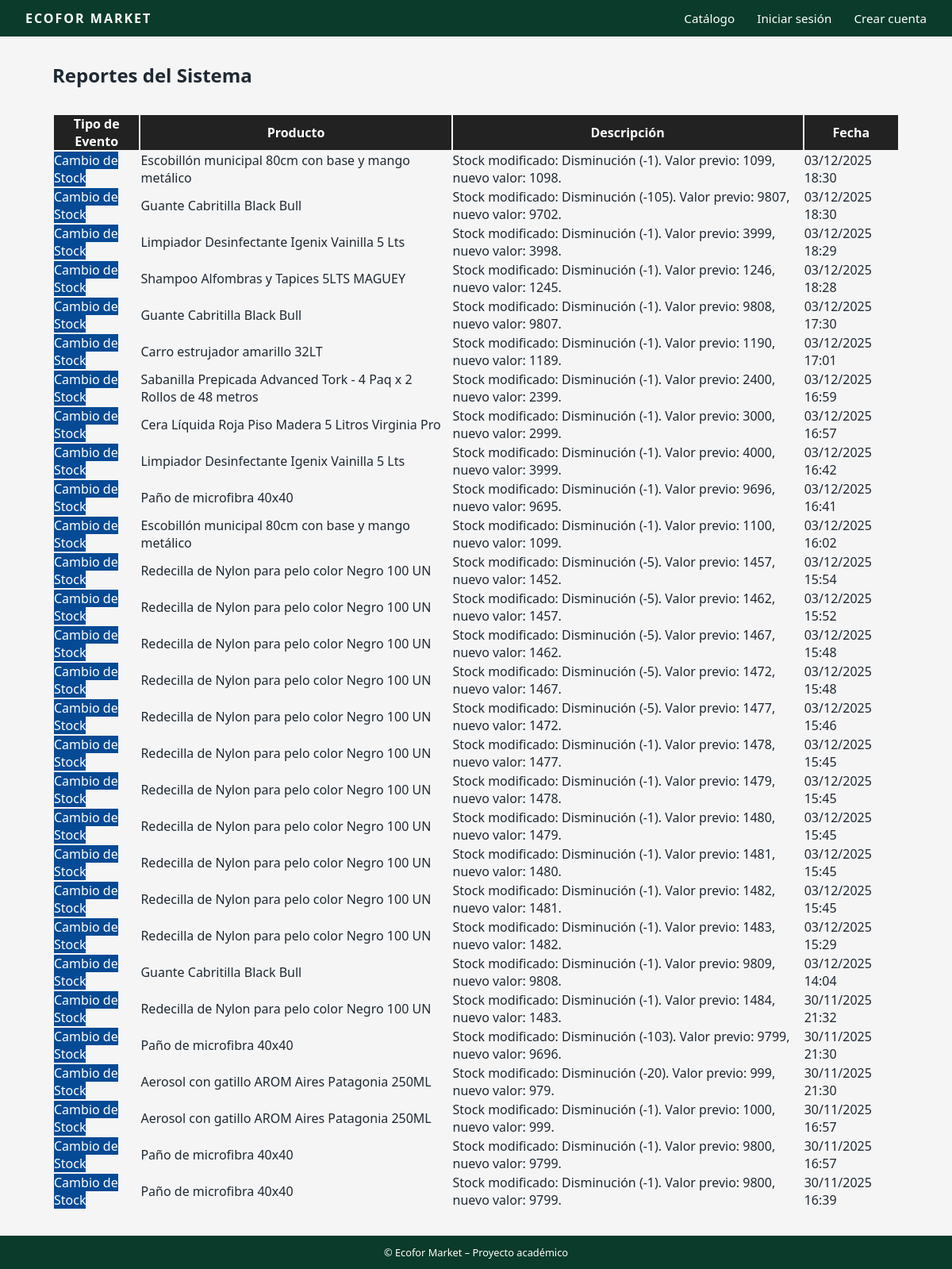
Screenshot of /reportes/ver/ with the database file from the repository.
### reportes/models.py (models this page shows, shortened)
class Reporte(models.Model):
    TIPO_EVENTO = [
        ('DESCUENTO', 'Descuento aplicado'),
        ('STOCK', 'Cambio de stock'),
    ]
    tipo = models.CharField(max_length=20, choices=TIPO_EVENTO)
    producto = models.ForeignKey('productos.Producto', on_delete=models.CASCADE)
    descripcion = models.TextField()
    usuario = models.ForeignKey(settings.AUTH_USER_MODEL, on_delete=models.SET_NULL, null=True, blank=True)
    fecha = models.DateTimeField(auto_now_add=True)

### productos/models.py (models this page shows, shortened)
class Producto(models.Model):
    CATEGORIAS = [
        ("Papelería y Dispensadores", (
            ("higienicos", "Higiénicos"),
            ("toallas_papel", "Toallas de papel"),
            ("servilletas", "Servilletas"),
            ("panuelos", "Pañuelos"),
            ("panos", "Paños"),
            ("sabanillas", "Sabanillas"),
            ("dispensadores", "Dispensadores"),
        )),
        ("Artículos de Aseo", (
            ("contenedores", "Contenedores"),
            ("basureros", "Basureros"),
            ("articulos_limpieza", "Artículos de limpieza"),
            ("aseo", "Aseo"),
        )),
        ("Productos Químicos", (
            ("pisos", "Pisos"),
            ("limpiadores", "Limpiadores"),
            ("desodorante", "Desodorante Ambiental"),
            ("automotriz", "Automotriz"),
            ("lavanderia", "Lavandería"),
        )),
        ("Seguridad y Horeca", (
            ("epp", "Elementos de Protección Personal (EPP)"),
            ("horeca", "HORECA (Hoteles, Restaurantes, Cafeterías)"),
        )),
    ]
    nombre = models.CharField(max_length=100)
    descripcion = models.TextField(blank=True, verbose_name="Descripción")
    precio = models.PositiveIntegerField(verbose_name="Precio")
    stock = models.PositiveIntegerField(default=0)
    categoria = models.CharField(max_length=50, choices=CATEGORIAS, default="limpiadores")
    activo = models.BooleanField(default=True)
    descuento = models.IntegerField(default=0, verbose_name="Descuento (%)")
    imagen = models.ImageField(
        upload_to="productos/",
        blank=True,
        null=True,
        verbose_name="Imagen del producto"
    )
    creado = models.DateTimeField(auto_now_add=True)
    actualizado = models.DateTimeField(auto_now=True)
    class Meta:
        verbose_name = "Producto"
        verbose_name_plural = "Productos"
        ordering = ["-creado"]

### reportes/views.py (the view)
# urls.py: path('ver/', views.ver_reportes, name='ver_reportes'),
def ver_reportes(request):
    reportes = Reporte.objects.select_related('producto').order_by('-fecha')
    return render(request, 'reportes/ver_reportes.html', {'reportes': reportes})

### reportes/templates/reportes/ver_reportes.html (shortened to what this page needs)
{% extends 'core/base.html' %}
{% load static %}
{% block content %}
{% block extra_css %}
<link rel="stylesheet" href="{% static 'core/css/styles.css' %}">
{% endblock %}
<div class="container py-4">
    <h2 class="mb-4 text-center">Reportes del Sistema</h2>
    {% if reportes %}
        <div class="table-responsive shadow rounded">
            <table class="table table-hover tabla-reportes">
                <thead>
                    <tr>
                        <th>Tipo de Evento</th>
                        <th>Producto</th>
                        <th>Descripción</th>
                        <th>Fecha</th>
                    </tr>
                </thead>
                <tbody>
                {% for reporte in reportes %}
                    <tr>
                        <td>
                            {% if reporte.tipo == 'STOCK' %}
                                <span class="badge badge-stock">Cambio de Stock</span>
                            {% elif reporte.tipo == 'DESCUENTO' %}
                                <span class="badge badge-descuento">Descuento</span>
                            {% endif %}
                        </td>
                        <td>{{ reporte.producto.nombre }}</td>
                        <td>{{ reporte.descripcion }}</td>
                        <td>{{ reporte.fecha|date:"d/m/Y H:i" }}</td>
                    </tr>
                {% endfor %}
                </tbody>
            </table>
        </div>
    {% else %}
        <div class="alert alert-info text-center">
            No hay reportes registrados aún.
        </div>
    {% endif %}
</div>
{% endblock %}

### staticfiles/core/css/styles.css (style rules this page uses)
* { margin: 0; padding: 0; box-sizing: border-box; }
body { font-family: system-ui, -apple-system, BlinkMacSystemFont, "Segoe UI", sans-serif; background-color: #f5f5f5; color: #1f2933; }
.container { max-width: 1100px; margin: 2rem auto; padding: 0 1rem; }
.tabla-reportes thead { background-color: #222; color: #fff; }
.badge-stock { background: #054a94; color: #ffffff; }

### rows the page displays
Reporte: tipo "Cambio de Stock", producto.nombre "Escobillón municipal 80cm con base y mango metálico", descripcion "Stock modificado: Disminución (-1). Valor previo: 1099, nuevo valor: 1098.", fecha "03/12/2025 18:30"
Reporte: tipo "Cambio de Stock", producto.nombre "Guante Cabritilla Black Bull", descripcion "Stock modificado: Disminución (-105). Valor previo: 9807, nuevo valor: 9702.", fecha "03/12/2025 18:30"
Reporte: tipo "Cambio de Stock", producto.nombre "Limpiador Desinfectante Igenix Vainilla 5 Lts", descripcion "Stock modificado: Disminución (-1). Valor previo: 3999, nuevo valor: 3998.", fecha "03/12/2025 18:29"
Reporte: tipo "Cambio de Stock", producto.nombre "Shampoo Alfombras y Tapices 5LTS MAGUEY", descripcion "Stock modificado: Disminución (-1). Valor previo: 1246, nuevo valor: 1245.", fecha "03/12/2025 18:28"
Reporte: tipo "Cambio de Stock", producto.nombre "Guante Cabritilla Black Bull", descripcion "Stock modificado: Disminución (-1). Valor previo: 9808, nuevo valor: 9807.", fecha "03/12/2025 17:30"
Reporte: tipo "Cambio de Stock", producto.nombre "Carro estrujador amarillo 32LT", descripcion "Stock modificado: Disminución (-1). Valor previo: 1190, nuevo valor: 1189.", fecha "03/12/2025 17:01"
Reporte: tipo "Cambio de Stock", producto.nombre "Sabanilla Prepicada Advanced Tork - 4 Paq x 2 Rollos de 48 metros", descripcion "Stock modificado: Disminución (-1). Valor previo: 2400, nuevo valor: 2399.", fecha "03/12/2025 16:59"
Reporte: tipo "Cambio de Stock", producto.nombre "Cera Líquida Roja Piso Madera 5 Litros Virginia Pro", descripcion "Stock modificado: Disminución (-1). Valor previo: 3000, nuevo valor: 2999.", fecha "03/12/2025 16:57"
Reporte: tipo "Cambio de Stock", producto.nombre "Limpiador Desinfectante Igenix Vainilla 5 Lts", descripcion "Stock modificado: Disminución (-1). Valor previo: 4000, nuevo valor: 3999.", fecha "03/12/2025 16:42"
Reporte: tipo "Cambio de Stock", producto.nombre "Paño de microfibra 40x40", descripcion "Stock modificado: Disminución (-1). Valor previo: 9696, nuevo valor: 9695.", fecha "03/12/2025 16:41"
Reporte: tipo "Cambio de Stock", producto.nombre "Escobillón municipal 80cm con base y mango metálico", descripcion "Stock modificado: Disminución (-1). Valor previo: 1100, nuevo valor: 1099.", fecha "03/12/2025 16:02"
Reporte: tipo "Cambio de Stock", producto.nombre "Redecilla de Nylon para pelo color Negro 100 UN", descripcion "Stock modificado: Disminución (-5). Valor previo: 1457, nuevo valor: 1452.", fecha "03/12/2025 15:54"
Reporte: tipo "Cambio de Stock", producto.nombre "Redecilla de Nylon para pelo color Negro 100 UN", descripcion "Stock modificado: Disminución (-5). Valor previo: 1462, nuevo valor: 1457.", fecha "03/12/2025 15:52"
Reporte: tipo "Cambio de Stock", producto.nombre "Redecilla de Nylon para pelo color Negro 100 UN", descripcion "Stock modificado: Disminución (-5). Valor previo: 1467, nuevo valor: 1462.", fecha "03/12/2025 15:48"
Reporte: tipo "Cambio de Stock", producto.nombre "Redecilla de Nylon para pelo color Negro 100 UN", descripcion "Stock modificado: Disminución (-5). Valor previo: 1472, nuevo valor: 1467.", fecha "03/12/2025 15:48"
Reporte: tipo "Cambio de Stock", producto.nombre "Redecilla de Nylon para pelo color Negro 100 UN", descripcion "Stock modificado: Disminución (-5). Valor previo: 1477, nuevo valor: 1472.", fecha "03/12/2025 15:46"
Reporte: tipo "Cambio de Stock", producto.nombre "Redecilla de Nylon para pelo color Negro 100 UN", descripcion "Stock modificado: Disminución (-1). Valor previo: 1478, nuevo valor: 1477.", fecha "03/12/2025 15:45"
Reporte: tipo "Cambio de Stock", producto.nombre "Redecilla de Nylon para pelo color Negro 100 UN", descripcion "Stock modificado: Disminución (-1). Valor previo: 1479, nuevo valor: 1478.", fecha "03/12/2025 15:45"
Reporte: tipo "Cambio de Stock", producto.nombre "Redecilla de Nylon para pelo color Negro 100 UN", descripcion "Stock modificado: Disminución (-1). Valor previo: 1480, nuevo valor: 1479.", fecha "03/12/2025 15:45"
Reporte: tipo "Cambio de Stock", producto.nombre "Redecilla de Nylon para pelo color Negro 100 UN", descripcion "Stock modificado: Disminución (-1). Valor previo: 1481, nuevo valor: 1480.", fecha "03/12/2025 15:45"
Reporte: tipo "Cambio de Stock", producto.nombre "Redecilla de Nylon para pelo color Negro 100 UN", descripcion "Stock modificado: Disminución (-1). Valor previo: 1482, nuevo valor: 1481.", fecha "03/12/2025 15:45"
Reporte: tipo "Cambio de Stock", producto.nombre "Redecilla de Nylon para pelo color Negro 100 UN", descripcion "Stock modificado: Disminución (-1). Valor previo: 1483, nuevo valor: 1482.", fecha "03/12/2025 15:29"
Reporte: tipo "Cambio de Stock", producto.nombre "Guante Cabritilla Black Bull", descripcion "Stock modificado: Disminución (-1). Valor previo: 9809, nuevo valor: 9808.", fecha "03/12/2025 14:04"
Reporte: tipo "Cambio de Stock", producto.nombre "Redecilla de Nylon para pelo color Negro 100 UN", descripcion "Stock modificado: Disminución (-1). Valor previo: 1484, nuevo valor: 1483.", fecha "30/11/2025 21:32"
Reporte: tipo "Cambio de Stock", producto.nombre "Paño de microfibra 40x40", descripcion "Stock modificado: Disminución (-103). Valor previo: 9799, nuevo valor: 9696.", fecha "30/11/2025 21:30"
Reporte: tipo "Cambio de Stock", producto.nombre "Aerosol con gatillo AROM Aires Patagonia 250ML", descripcion "Stock modificado: Disminución (-20). Valor previo: 999, nuevo valor: 979.", fecha "30/11/2025 21:30"
Reporte: tipo "Cambio de Stock", producto.nombre "Aerosol con gatillo AROM Aires Patagonia 250ML", descripcion "Stock modificado: Disminución (-1). Valor previo: 1000, nuevo valor: 999.", fecha "30/11/2025 16:57"
Reporte: tipo "Cambio de Stock", producto.nombre "Paño de microfibra 40x40", descripcion "Stock modificado: Disminución (-1). Valor previo: 9800, nuevo valor: 9799.", fecha "30/11/2025 16:57"
Reporte: tipo "Cambio de Stock", producto.nombre "Paño de microfibra 40x40", descripcion "Stock modificado: Disminución (-1). Valor previo: 9800, nuevo valor: 9799.", fecha "30/11/2025 16:39"
